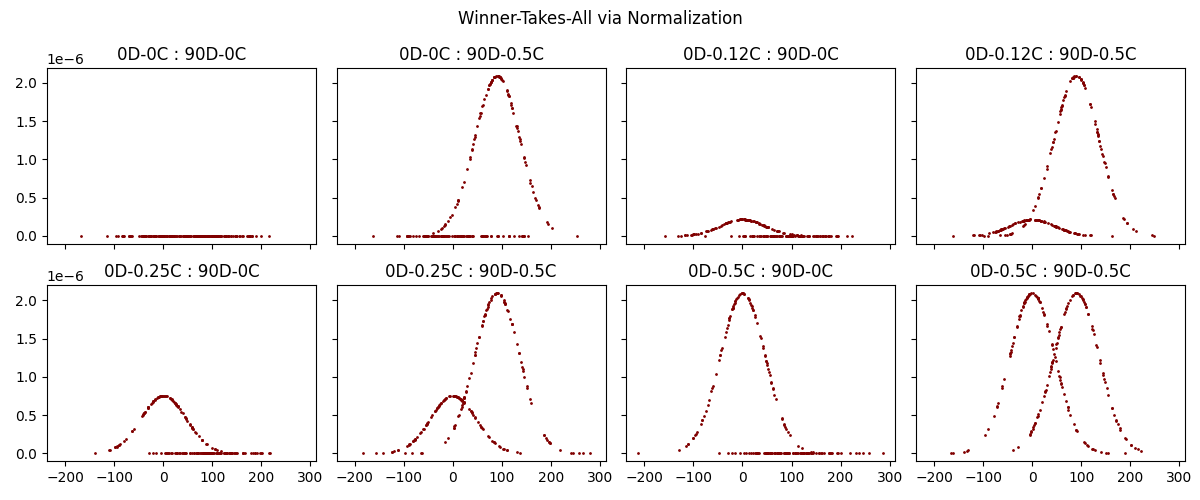

Recreate this plot in Python.
import matplotlib.pyplot as plt
import numpy as np
from scipy.stats import norm
from statistics import NormalDist

def albrecht_contrast(stimulus_contrast, r_max, c_50, n):
    """
    :param stimulus_contrast: stimulus contrast, a percentage measuring grating contrast
    :param r_max:
    :param c_50:
    :param n:
    :return: Albrecht and Hamilton function of stimulus contrast
    """
    return r_max * (stimulus_contrast ** n) / (c_50 ** n + stimulus_contrast ** n)


def neuron_response(theta, f_contrast, sigma=65):
    """
    :param theta: angle of grating rotation, measured in degrees
    :param sigma: standard deviation of population response; default 65 is from Busse et al (originally Rust et al 2006)
    :param f_contrast: function of stimulus contrast, i.e. Albrecht Contrast function
    Model a population (list) of V1 neuronal responses as Gaussian * Albrecht Contrast
    """
    population_idx = np.random.normal(theta, sigma, 100)
    # Plug into PDF to get y-values
    gaussian = NormalDist(mu=theta, sigma=sigma)
    population_values = [gaussian.pdf(idx) * f_contrast for idx in population_idx]
    grid_idx = np.linspace(norm.ppf(0.01, loc=theta, scale=sigma),
                           norm.ppf(0.99, loc=theta, scale=sigma),
                           100)
    curve = norm.pdf(grid_idx, loc=theta, scale=sigma)
    return population_idx, np.asarray(population_values), curve


def normalize(inputs, gamma=1, sigma=1, n=1):
    """
    Normalization equation (equation 10) from Carandini and Heeger.
    Normalize across all neuronal responses, in particular not pixels.
    """
    summed_inputs = np.sum(np.power(inputs, n))
    for i, input_j in enumerate(inputs):
        inputs[i] = gamma * (np.power(input_j, n)) / (np.power(sigma, n) + summed_inputs)

    return inputs


def winner_takes_all():

    labels = []
    idx_and_mixtures = []

    for h_contrast in [0, 0.12, 0.25, 0.5]:
        for v_contrast in [0, 0.5]:

            f_h_contrast = albrecht_contrast(h_contrast, r_max=1, c_50=1, n=1)
            f_v_contrast = albrecht_contrast(v_contrast, r_max=1, c_50=1, n=1)

            h_index, h_response, h_curve = neuron_response(0, f_h_contrast)
            v_index, v_response, v_curve = neuron_response(90, f_v_contrast)

            normed = normalize([h_response, v_response], gamma=2, sigma=2, n=2)

            full_index = np.concatenate((h_index, v_index))
            full_response = np.concatenate((normed[0], normed[1]))
            idx_and_mixtures.append((full_index, full_response))
            labels.append((h_contrast, v_contrast))

    return labels, idx_and_mixtures

def main():

    labels, mixed_responses = winner_takes_all()
    fig, axes = plt.subplots(2, 4, figsize=(12, 5), sharex='all', sharey='all')
    axes = axes.ravel()

    for i, (idx, response) in enumerate(mixed_responses):
        axes[i].scatter(idx, response, s=1, c="maroon")
        h_c, y_c = labels[i]
        axes[i].set_title(f"0D-{h_c}C : 90D-{y_c}C")

    plt.suptitle("Winner-Takes-All via Normalization")
    plt.tight_layout()
    plt.savefig("winner.png")
    plt.show()

if __name__ == "__main__":
    main()
